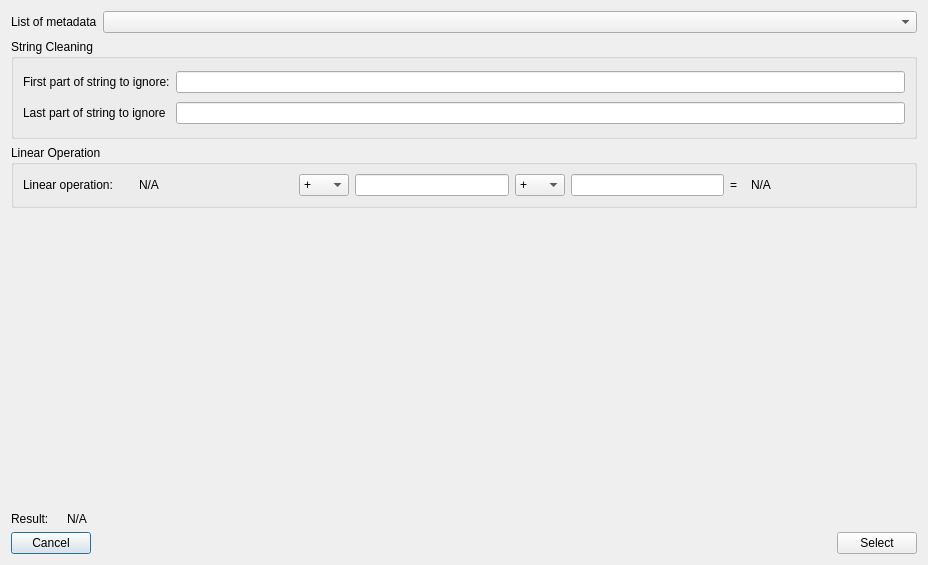
<?xml version="1.0" encoding="UTF-8"?>
<ui version="4.0">
 <class>Dialog</class>
 <widget class="QDialog" name="Dialog">
  <property name="windowModality">
   <enum>Qt::ApplicationModal</enum>
  </property>
  <property name="geometry">
   <rect>
    <x>0</x>
    <y>0</y>
    <width>928</width>
    <height>565</height>
   </rect>
  </property>
  <property name="windowTitle">
   <string>Dialog</string>
  </property>
  <layout class="QVBoxLayout" name="verticalLayout">
   <item>
    <layout class="QHBoxLayout" name="horizontalLayout_2">
     <item>
      <widget class="QLabel" name="label">
       <property name="text">
        <string>List of metadata</string>
       </property>
      </widget>
     </item>
     <item>
      <widget class="QComboBox" name="select_metadata_combobox">
       <property name="enabled">
        <bool>true</bool>
       </property>
       <property name="sizePolicy">
        <sizepolicy hsizetype="Expanding" vsizetype="Fixed">
         <horstretch>0</horstretch>
         <verstretch>0</verstretch>
        </sizepolicy>
       </property>
       <property name="minimumSize">
        <size>
         <width>300</width>
         <height>0</height>
        </size>
       </property>
      </widget>
     </item>
    </layout>
   </item>
   <item>
    <widget class="QGroupBox" name="groupBox_2">
     <property name="minimumSize">
      <size>
       <width>0</width>
       <height>100</height>
      </size>
     </property>
     <property name="title">
      <string>String Cleaning</string>
     </property>
     <layout class="QGridLayout" name="gridLayout">
      <item row="0" column="0">
       <widget class="QLabel" name="label_2">
        <property name="text">
         <string>First part of string to ignore:</string>
        </property>
       </widget>
      </item>
      <item row="0" column="1">
       <widget class="QLineEdit" name="first_part_lineEdit"/>
      </item>
      <item row="1" column="0">
       <widget class="QLabel" name="label_3">
        <property name="text">
         <string>Last part of string to ignore</string>
        </property>
       </widget>
      </item>
      <item row="1" column="1">
       <widget class="QLineEdit" name="second_part_lineEdit"/>
      </item>
     </layout>
    </widget>
   </item>
   <item>
    <widget class="QGroupBox" name="linear_operation_groupBox">
     <property name="enabled">
      <bool>true</bool>
     </property>
     <property name="minimumSize">
      <size>
       <width>0</width>
       <height>50</height>
      </size>
     </property>
     <property name="title">
      <string>Linear Operation</string>
     </property>
     <layout class="QHBoxLayout" name="horizontalLayout_4">
      <item>
       <widget class="QLabel" name="label_6">
        <property name="minimumSize">
         <size>
          <width>110</width>
          <height>0</height>
         </size>
        </property>
        <property name="maximumSize">
         <size>
          <width>110</width>
          <height>16777215</height>
         </size>
        </property>
        <property name="text">
         <string>Linear operation:</string>
        </property>
       </widget>
      </item>
      <item>
       <widget class="QLabel" name="linear_operation_value_before">
        <property name="sizePolicy">
         <sizepolicy hsizetype="Expanding" vsizetype="Preferred">
          <horstretch>0</horstretch>
          <verstretch>0</verstretch>
         </sizepolicy>
        </property>
        <property name="minimumSize">
         <size>
          <width>0</width>
          <height>0</height>
         </size>
        </property>
        <property name="text">
         <string>N/A</string>
        </property>
       </widget>
      </item>
      <item>
       <widget class="QComboBox" name="linear_operation_comboBox_1">
        <property name="minimumSize">
         <size>
          <width>50</width>
          <height>0</height>
         </size>
        </property>
        <property name="maximumSize">
         <size>
          <width>50</width>
          <height>16777215</height>
         </size>
        </property>
        <item>
         <property name="text">
          <string>+</string>
         </property>
        </item>
        <item>
         <property name="text">
          <string>-</string>
         </property>
        </item>
        <item>
         <property name="text">
          <string>*</string>
         </property>
        </item>
        <item>
         <property name="text">
          <string>/</string>
         </property>
        </item>
       </widget>
      </item>
      <item>
       <widget class="QLineEdit" name="linear_operation_lineEdit_1"/>
      </item>
      <item>
       <widget class="QComboBox" name="linear_operation_comboBox_2">
        <property name="minimumSize">
         <size>
          <width>50</width>
          <height>0</height>
         </size>
        </property>
        <property name="maximumSize">
         <size>
          <width>50</width>
          <height>16777215</height>
         </size>
        </property>
        <item>
         <property name="text">
          <string>+</string>
         </property>
        </item>
        <item>
         <property name="text">
          <string>-</string>
         </property>
        </item>
        <item>
         <property name="text">
          <string>*</string>
         </property>
        </item>
        <item>
         <property name="text">
          <string>/</string>
         </property>
        </item>
       </widget>
      </item>
      <item>
       <widget class="QLineEdit" name="linear_operation_lineEdit_2"/>
      </item>
      <item>
       <widget class="QLabel" name="label_8">
        <property name="minimumSize">
         <size>
          <width>15</width>
          <height>0</height>
         </size>
        </property>
        <property name="maximumSize">
         <size>
          <width>15</width>
          <height>16777215</height>
         </size>
        </property>
        <property name="text">
         <string>=</string>
        </property>
       </widget>
      </item>
      <item>
       <widget class="QLabel" name="linear_operation_value_after">
        <property name="sizePolicy">
         <sizepolicy hsizetype="Expanding" vsizetype="Preferred">
          <horstretch>0</horstretch>
          <verstretch>0</verstretch>
         </sizepolicy>
        </property>
        <property name="text">
         <string>N/A</string>
        </property>
       </widget>
      </item>
     </layout>
    </widget>
   </item>
   <item>
    <spacer name="verticalSpacer">
     <property name="orientation">
      <enum>Qt::Vertical</enum>
     </property>
     <property name="sizeHint" stdset="0">
      <size>
       <width>20</width>
       <height>40</height>
      </size>
     </property>
    </spacer>
   </item>
   <item>
    <layout class="QHBoxLayout" name="horizontalLayout_3">
     <item>
      <widget class="QLabel" name="label_4">
       <property name="minimumSize">
        <size>
         <width>50</width>
         <height>0</height>
        </size>
       </property>
       <property name="maximumSize">
        <size>
         <width>50</width>
         <height>16777215</height>
        </size>
       </property>
       <property name="text">
        <string>Result:</string>
       </property>
      </widget>
     </item>
     <item>
      <widget class="QLabel" name="final_result_label">
       <property name="text">
        <string>N/A</string>
       </property>
      </widget>
     </item>
    </layout>
   </item>
   <item>
    <layout class="QHBoxLayout" name="horizontalLayout">
     <item>
      <widget class="QPushButton" name="cancel_pushButton">
       <property name="text">
        <string>Cancel</string>
       </property>
      </widget>
     </item>
     <item>
      <spacer name="horizontalSpacer">
       <property name="orientation">
        <enum>Qt::Horizontal</enum>
       </property>
       <property name="sizeHint" stdset="0">
        <size>
         <width>40</width>
         <height>20</height>
        </size>
       </property>
      </spacer>
     </item>
     <item>
      <widget class="QPushButton" name="ok_pushButton">
       <property name="text">
        <string>Select</string>
       </property>
      </widget>
     </item>
    </layout>
   </item>
  </layout>
 </widget>
 <resources/>
 <connections>
  <connection>
   <sender>ok_pushButton</sender>
   <signal>clicked()</signal>
   <receiver>Dialog</receiver>
   <slot>ok_clicked()</slot>
   <hints>
    <hint type="sourcelabel">
     <x>915</x>
     <y>552</y>
    </hint>
    <hint type="destinationlabel">
     <x>427</x>
     <y>79</y>
    </hint>
   </hints>
  </connection>
  <connection>
   <sender>cancel_pushButton</sender>
   <signal>clicked()</signal>
   <receiver>Dialog</receiver>
   <slot>cancel_clicked()</slot>
   <hints>
    <hint type="sourcelabel">
     <x>65</x>
     <y>552</y>
    </hint>
    <hint type="destinationlabel">
     <x>177</x>
     <y>70</y>
    </hint>
   </hints>
  </connection>
  <connection>
   <sender>first_part_lineEdit</sender>
   <signal>textChanged(QString)</signal>
   <receiver>Dialog</receiver>
   <slot>string_cleaning_changed()</slot>
   <hints>
    <hint type="sourcelabel">
     <x>256</x>
     <y>100</y>
    </hint>
    <hint type="destinationlabel">
     <x>923</x>
     <y>225</y>
    </hint>
   </hints>
  </connection>
  <connection>
   <sender>second_part_lineEdit</sender>
   <signal>textChanged(QString)</signal>
   <receiver>Dialog</receiver>
   <slot>string_cleaning_changed()</slot>
   <hints>
    <hint type="sourcelabel">
     <x>288</x>
     <y>132</y>
    </hint>
    <hint type="destinationlabel">
     <x>921</x>
     <y>304</y>
    </hint>
   </hints>
  </connection>
  <connection>
   <sender>linear_operation_comboBox_1</sender>
   <signal>currentTextChanged(QString)</signal>
   <receiver>Dialog</receiver>
   <slot>linear_operation_combobox_changed()</slot>
   <hints>
    <hint type="sourcelabel">
     <x>322</x>
     <y>199</y>
    </hint>
    <hint type="destinationlabel">
     <x>8</x>
     <y>273</y>
    </hint>
   </hints>
  </connection>
  <connection>
   <sender>linear_operation_comboBox_2</sender>
   <signal>currentIndexChanged(QString)</signal>
   <receiver>Dialog</receiver>
   <slot>linear_operation_combobox_changed()</slot>
   <hints>
    <hint type="sourcelabel">
     <x>526</x>
     <y>202</y>
    </hint>
    <hint type="destinationlabel">
     <x>7</x>
     <y>341</y>
    </hint>
   </hints>
  </connection>
  <connection>
   <sender>linear_operation_lineEdit_1</sender>
   <signal>textChanged(QString)</signal>
   <receiver>Dialog</receiver>
   <slot>linear_operation_lineedit_changed()</slot>
   <hints>
    <hint type="sourcelabel">
     <x>408</x>
     <y>202</y>
    </hint>
    <hint type="destinationlabel">
     <x>6</x>
     <y>217</y>
    </hint>
   </hints>
  </connection>
  <connection>
   <sender>linear_operation_lineEdit_2</sender>
   <signal>textChanged(QString)</signal>
   <receiver>Dialog</receiver>
   <slot>linear_operation_lineedit_changed()</slot>
   <hints>
    <hint type="sourcelabel">
     <x>621</x>
     <y>199</y>
    </hint>
    <hint type="destinationlabel">
     <x>922</x>
     <y>365</y>
    </hint>
   </hints>
  </connection>
 </connections>
 <slots>
  <slot>ok_clicked()</slot>
  <slot>cancel_clicked()</slot>
  <slot>string_cleaning_changed()</slot>
  <slot>linear_operation_lineedit_changed()</slot>
  <slot>linear_operation_combobox_changed()</slot>
 </slots>
</ui>
